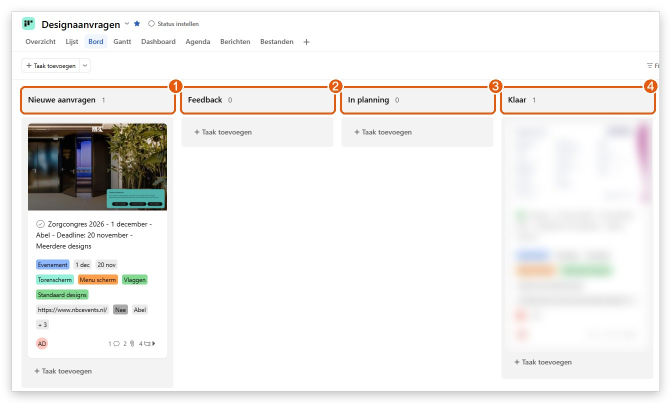
#> input picture docs/gids-marketing/bron/kader/m01-bord.jpg, 1343 x 806 px, given in place of a01.png, which was not available (shown at 1/2 size)
$ python asana.py
#> lines starting #> are read from the running program, lines starting #| are printed output that depends on the picture; after the words box and inside, x2 and y2 are one past the last pixel; in counts of white or black regions, pixels touching at a corner belong together; pictures that were not available may be replaced by others from this repository, and a replacement may not be noted
"""Maakt de Asana- en Outlook-beelden voor de marketinggids.

Leest de screenshots uit bron/asana-origineel/ (a01.png …; niet in git: daar staan echte namen
op) en schrijft bijgesneden beelden met oranje kaders naar bron/kader/. Wat niet over het
voorbeeld-event gaat, wordt onleesbaar gemaakt. Coördinaten zijn pixels in het origineel
(1920×1152).
"""
import os
from PIL import Image, ImageDraw, ImageFilter, ImageFont

HIER = os.path.dirname(os.path.abspath(__file__))
os.chdir(HIER)
os.makedirs('kader', exist_ok=True)
FONT = ImageFont.truetype(os.path.join(HIER, '..', '..', '..', 'web', 'src', 'assets', 'fonts', 'AreaNormal-Extrabold.otf'), 22)
ORANJE = '#E8590C'

# naam: (bron, uitsnede, onleesbaar, kaders)
#   uitsnede  = (links, boven, rechts, onder)
#   onleesbaar = lijst van (links, boven, rechts, onder)
#   kaders    = lijst van (nummer, (links, boven, rechts, onder)), met 'l' erachter voor het
#               nummer linksboven in plaats van rechtsboven
BEELDEN = {
    'm01-bord': ('a01', (250, 92, 1545, 850), [(1236, 306, 1530, 772)], [
        (1, (270, 244, 573, 292)), (2, (590, 244, 893, 292)), (3, (910, 244, 1213, 292)), (4, (1230, 244, 1533, 292))]),
    'm02-taak': ('a02', (1228, 140, 1905, 1010), [], [
        (1, (1238, 202, 1830, 272)), (2, (1238, 326, 1545, 358)), (3, (1240, 444, 1535, 472)),
        (4, (1244, 754, 1880, 782)), (5, (1244, 904, 1880, 932)), (6, (1244, 977, 1880, 1006))]),
    'm03-beschrijving': ('a03', (1228, 150, 1905, 900), [], [
        (1, (1238, 192, 1560, 414)), (2, (1238, 452, 1640, 542)), (3, (1238, 604, 1790, 890))]),
    'm04-huisstijl': ('a04', (1228, 185, 1905, 1015), [], [
        (1, (1238, 312, 1840, 466)), (2, (1268, 728, 1858, 1012))]),
    'm05-subtaken': ('a05', (1228, 195, 1905, 600), [], [
        (1, (1243, 243, 1882, 274)), (2, (1243, 279, 1882, 383), 'l'), (3, (1238, 455, 1680, 560))]),
    'm06-inplannen': ('a07', (900, 235, 1222, 800), [], [
        (1, (912, 246, 1212, 292)), (2, (922, 316, 1200, 786))]),
    'm07-vervaldatum': ('a11', (1228, 140, 1905, 380), [], [
        (1, (1238, 226, 1505, 258)), (2, (1238, 308, 1340, 336)), (3, (1402, 343, 1500, 372))]),
    'm08-ingepland': ('a12', (1228, 250, 1905, 385), [], [
        (1, (1240, 256, 1872, 318)), (2, (1240, 336, 1795, 380))]),
    'm09-werkplanning': ('a08', (250, 92, 1920, 1080), [(252, 300, 1828, 776), (252, 776, 1200, 1078), (1200, 820, 1828, 1078), (1510, 776, 1828, 820)], [
        (1, (1204, 780, 1508, 820))]),
    'm10-deadlines': ('a09', (250, 92, 1920, 520), [], [
        (1, (1520, 316, 1825, 354))]),
    'm11-menuscherm': ('a11', (1228, 380, 1905, 1000), [], [
        (1, (1244, 726, 1880, 757)), (2, (1244, 764, 1880, 795), 'l')]),
    'm12-menuresultaat': ('a12', (1228, 385, 1905, 990), [], [
        (1, (1272, 418, 1868, 772)), (2, (1240, 788, 1872, 985))]),
    'm13-oplevering': ('a13', (1228, 100, 1905, 960), [], [
        (1, (1240, 101, 1365, 134)), (2, (1238, 588, 1490, 698)), (3, (1238, 848, 1445, 952))]),
    'm14-oplevermail': ('a14', (1228, 560, 1905, 990), [], [
        (1, (1244, 910, 1882, 947)), (2, (1543, 613, 1682, 642), 'l'), (3, (1543, 650, 1630, 678), 'l'), (4, (1244, 952, 1882, 982))]),
    'm15-proefmail': ('a15', (636, 198, 1903, 1110), [], [
        (1, (640, 204, 1275, 234)), (2, (984, 426, 1594, 506))]),
    'm16-verstuurd': ('a19', (1228, 685, 1905, 805), [], [
        (1, (1240, 688, 1872, 752))]),
    'm17-nieuwe-oplevering': ('a20', (1228, 380, 1905, 600), [], [
        (1, (1243, 421, 1882, 452)), (2, (1243, 457, 1882, 488), 'l')]),
    'm18-klaar': ('a17', (1228, 240, 1540, 760), [], [
        (1, (1230, 244, 1533, 292)), (2, (1252, 482, 1500, 550))]),
    'm19-feedback-bord': ('a18', (250, 92, 1545, 850), [(1236, 306, 1530, 772)], [
        (1, (590, 244, 893, 292)), (2, (602, 316, 881, 766))]),
    'm20-feedback-reactie': ('a19', (1228, 805, 1905, 990), [], [
        (1, (1240, 812, 1872, 985))]),
}


def maak(naam, bron, uitsnede, weg, kaders):
#> called with naam = 'm01-bord', bron = 'a01', uitsnede = (250, 92, 1545, 850)
    im = Image.open(f'asana-origineel/{bron}.png').convert('RGB')
#> im is the input picture: PIL image 1343x806 RGB; mean R, G, B 239.5, 238.3, 236.7
    for r in weg:
        stuk = im.crop(r).filter(ImageFilter.GaussianBlur(9))
        im.paste(stuk, r[:2])
#> this loop made 1 pass
#> pass 1, in maak, `stuk = im.crop(r).filter(ImageFilter.GaussianBlur(9))`:
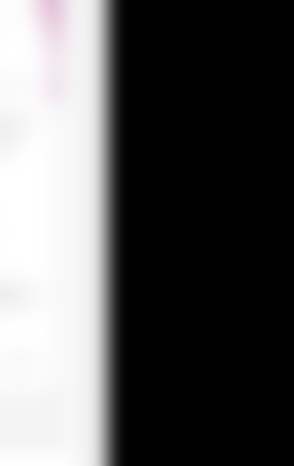
#> stuk: PIL image 294x466 RGB; mean R, G, B 90.2, 89.8, 90.1
    d = ImageDraw.Draw(im)
    for n, (l, t, r, b), *_ in kaders:
        d.rounded_rectangle((l - 4, t - 4, r + 4, b + 4), 10, outline=ORANJE, width=4)
    for n, (l, t, r, b), *kant in kaders:
        x = max(l - 4, uitsnede[0] + 18) if kant == ['l'] else min(r + 4, uitsnede[2] - 18)
        cx, cy = x, max(t - 4, uitsnede[1] + 18)
        d.ellipse((cx - 16, cy - 16, cx + 16, cy + 16), fill=ORANJE, outline='white', width=3)
        d.text((cx, cy + 1), str(n), fill='white', font=FONT, anchor='mm')
    omlijst(im.crop(uitsnede)).save(f'kader/{naam}.jpg', quality=90)


def omlijst(im):
    """Dunne rand en een zachte schaduw, zoals de andere beelden."""
    pad = 24
    w, h = im.size
#> w = 1295; h = 758
    uit = Image.new('RGB', (w + 2 * pad, h + 2 * pad), 'white')
#> uit: PIL image 1343x806 RGB; every value is 255
    sch = Image.new('L', uit.size, 0)
#> sch: PIL image 1343x806 L; every value is 0
    sch.paste(70, (pad, pad + 6, pad + w, pad + h + 6))
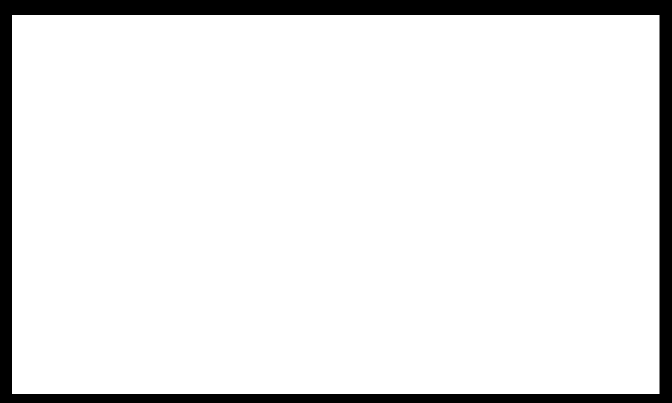
#> sch: PIL image 1343x806 L (shown at 1/2 size); values 0 (black) and 70 (white), 90.7% white; 1 black region, box (x1, y1, x2, y2) and area: (0, 0, 1343, 806) 100848
    uit.paste(Image.new('RGB', uit.size, '#000'), (0, 0), sch.filter(ImageFilter.GaussianBlur(10)))
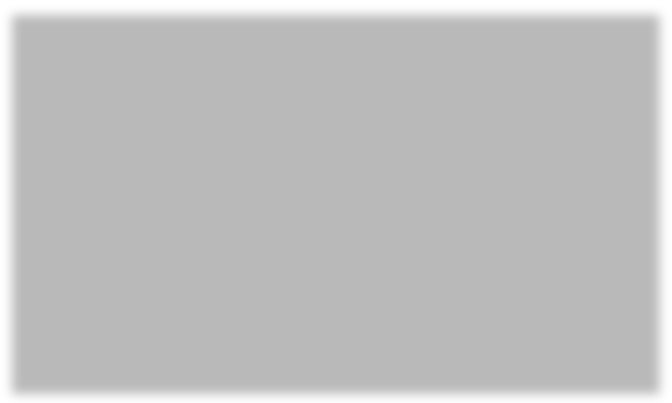
#> uit: PIL image 1343x806 RGB (shown at 1/2 size); min 185, max 255, mean 191.5
    uit.paste(im, (pad, pad))
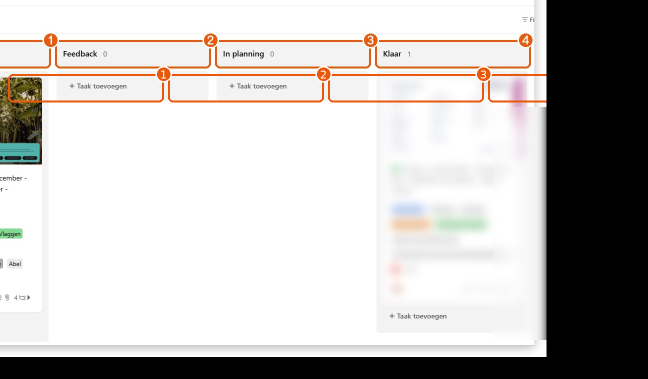
#> im: PIL image 1295x758 RGB (shown at 1/2 size); mean R, G, B 194.9, 192.1, 190
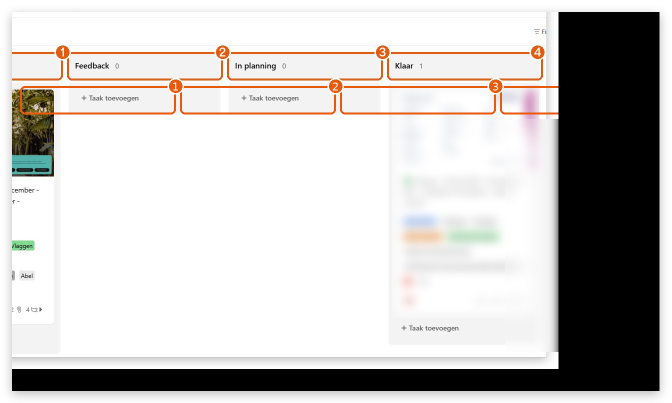
#> uit: PIL image 1343x806 RGB (shown at 1/2 size); mean R, G, B 199.3, 196.7, 194.8
    ImageDraw.Draw(uit).rectangle((pad - 1, pad - 1, pad + w, pad + h), outline='#c8c8c8', width=1)
    return uit


for naam, spec in BEELDEN.items():
    maak(naam, *spec)
#> in maak, `omlijst(im.crop(uitsnede)).save(f'kader/{naam}.jpg', quality=90)`:
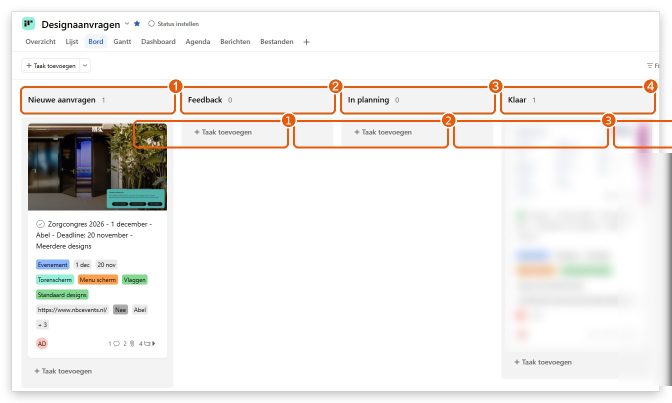
#> im: PIL image 1343x806 RGB (shown at 1/2 size); mean R, G, B 239, 236.5, 234.1
#> pass 2 of the loop `for naam, spec in BEELDEN.items():`:
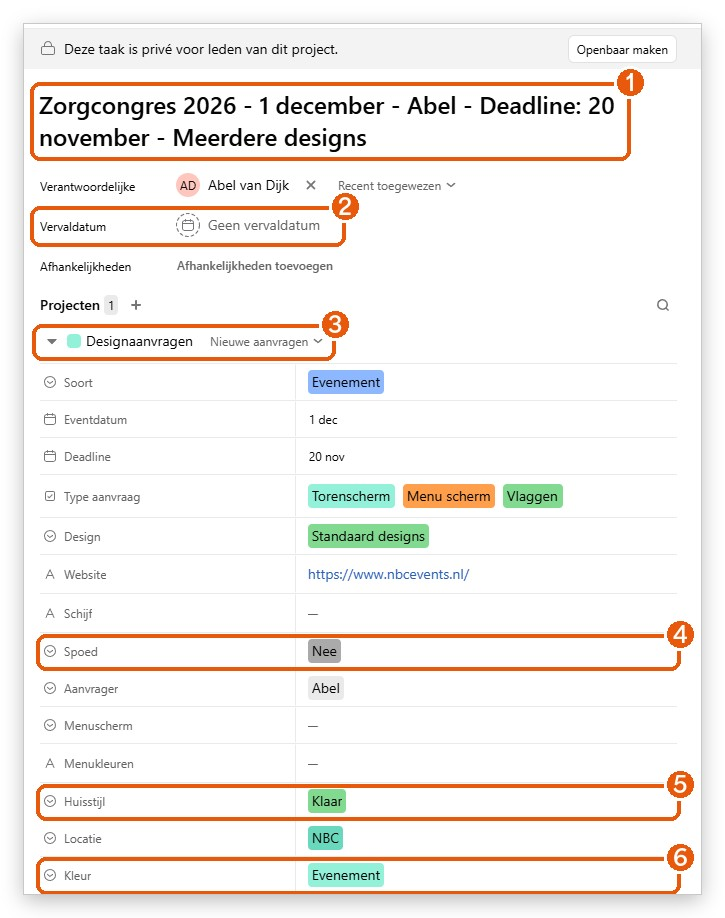
#> input picture docs/gids-marketing/bron/kader/m02-taak.jpg, 725 x 918 px, given in place of a02.png, which was not available
#> in maak, im is the input picture: PIL image 725x918 RGB; mean R, G, B 244.4, 240.2, 236.1
#> in omlijst (call 2), `sch.paste(70, (pad, pad + 6, pad + w, pad + h + 6))`:
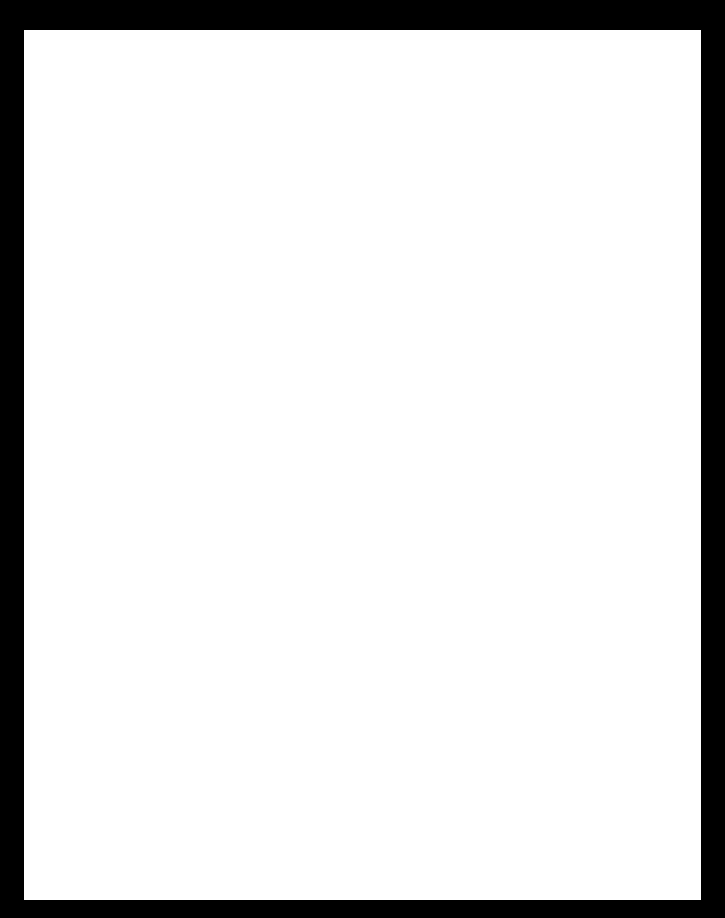
#> sch: PIL image 725x918 L; values 0 (black) and 70 (white), 88.5% white; 1 black region, box (x1, y1, x2, y2) and area: (0, 0, 725, 918) 76560
#> in omlijst (call 2), `uit.paste(im, (pad, pad))`:
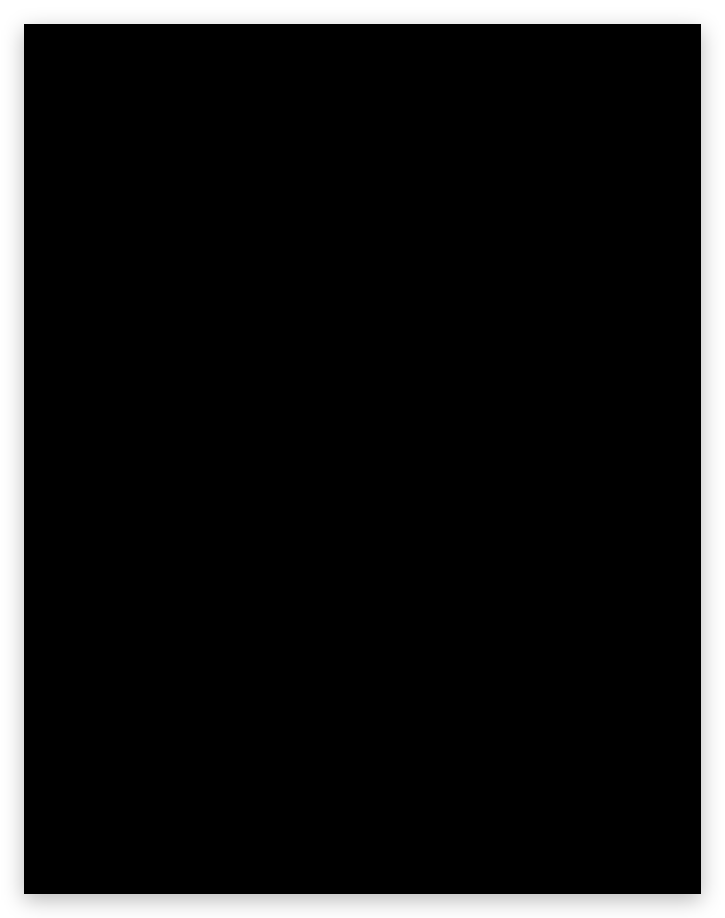
#> uit: PIL image 725x918 RGB; min 0, max 255, mean 27.9
#> (the run stopped early here; a loop or call above may not have finished)
